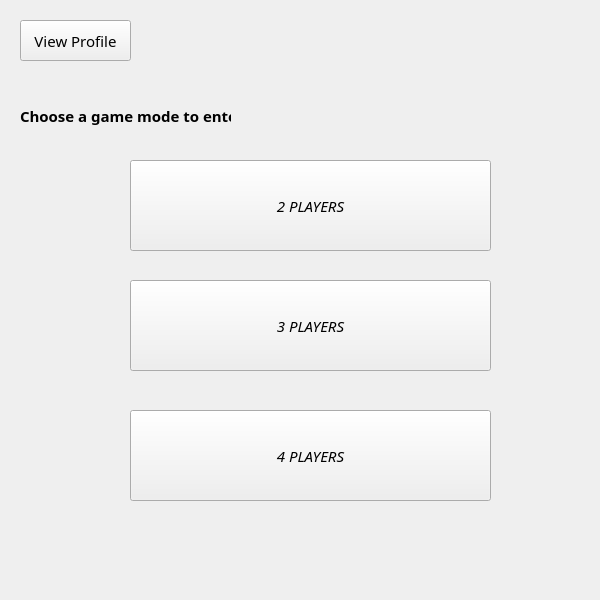
<?xml version="1.0" encoding="UTF-8"?>
<ui version="4.0">
 <class>lobbyClass</class>
 <widget class="QMainWindow" name="lobbyClass">
  <property name="geometry">
   <rect>
    <x>0</x>
    <y>0</y>
    <width>600</width>
    <height>600</height>
   </rect>
  </property>
  <property name="minimumSize">
   <size>
    <width>600</width>
    <height>600</height>
   </size>
  </property>
  <property name="maximumSize">
   <size>
    <width>600</width>
    <height>600</height>
   </size>
  </property>
  <property name="windowTitle">
   <string>LOBBY</string>
  </property>
  <widget class="QWidget" name="centralWidget">
   <widget class="QStackedWidget" name="lobbyGameModes">
    <property name="geometry">
     <rect>
      <x>0</x>
      <y>0</y>
      <width>601</width>
      <height>641</height>
     </rect>
    </property>
    <property name="styleSheet">
     <string notr="true"/>
    </property>
    <property name="currentIndex">
     <number>0</number>
    </property>
    <widget class="QWidget" name="page">
     <widget class="QPushButton" name="viewProfileButton">
      <property name="geometry">
       <rect>
        <x>20</x>
        <y>20</y>
        <width>111</width>
        <height>41</height>
       </rect>
      </property>
      <property name="font">
       <font>
        <family>Calibri Light</family>
        <pointsize>11</pointsize>
       </font>
      </property>
      <property name="cursor">
       <cursorShape>PointingHandCursor</cursorShape>
      </property>
      <property name="mouseTracking">
       <bool>false</bool>
      </property>
      <property name="text">
       <string>View Profile</string>
      </property>
     </widget>
     <widget class="QPushButton" name="twoPlayersButton">
      <property name="geometry">
       <rect>
        <x>130</x>
        <y>160</y>
        <width>361</width>
        <height>91</height>
       </rect>
      </property>
      <property name="font">
       <font>
        <family>Calibri Light</family>
        <pointsize>11</pointsize>
        <italic>true</italic>
        <bold>false</bold>
        <underline>false</underline>
       </font>
      </property>
      <property name="cursor">
       <cursorShape>PointingHandCursor</cursorShape>
      </property>
      <property name="styleSheet">
       <string notr="true"/>
      </property>
      <property name="text">
       <string>2 PLAYERS</string>
      </property>
     </widget>
     <widget class="QPushButton" name="threePlayersButton">
      <property name="geometry">
       <rect>
        <x>130</x>
        <y>280</y>
        <width>361</width>
        <height>91</height>
       </rect>
      </property>
      <property name="font">
       <font>
        <family>Calibri Light</family>
        <pointsize>11</pointsize>
        <italic>true</italic>
        <bold>false</bold>
        <underline>false</underline>
       </font>
      </property>
      <property name="cursor">
       <cursorShape>PointingHandCursor</cursorShape>
      </property>
      <property name="styleSheet">
       <string notr="true"/>
      </property>
      <property name="text">
       <string>3 PLAYERS</string>
      </property>
     </widget>
     <widget class="QPushButton" name="fourPlayersButton">
      <property name="geometry">
       <rect>
        <x>130</x>
        <y>410</y>
        <width>361</width>
        <height>91</height>
       </rect>
      </property>
      <property name="font">
       <font>
        <family>Calibri Light</family>
        <pointsize>11</pointsize>
        <italic>true</italic>
        <bold>false</bold>
        <underline>false</underline>
       </font>
      </property>
      <property name="cursor">
       <cursorShape>PointingHandCursor</cursorShape>
      </property>
      <property name="layoutDirection">
       <enum>Qt::LeftToRight</enum>
      </property>
      <property name="styleSheet">
       <string notr="true"/>
      </property>
      <property name="text">
       <string>4 PLAYERS</string>
      </property>
     </widget>
     <widget class="QLabel" name="label">
      <property name="geometry">
       <rect>
        <x>20</x>
        <y>100</y>
        <width>211</width>
        <height>31</height>
       </rect>
      </property>
      <property name="font">
       <font>
        <family>Calibri Light</family>
        <pointsize>11</pointsize>
        <bold>true</bold>
       </font>
      </property>
      <property name="text">
       <string>Choose a game mode to enter:</string>
      </property>
     </widget>
     <widget class="QFrame" name="frame">
      <property name="geometry">
       <rect>
        <x>-10</x>
        <y>-10</y>
        <width>621</width>
        <height>621</height>
       </rect>
      </property>
      <property name="styleSheet">
       <string notr="true">background-image: url(:/gui/backgroundLobby.png);</string>
      </property>
      <property name="frameShape">
       <enum>QFrame::StyledPanel</enum>
      </property>
      <property name="frameShadow">
       <enum>QFrame::Raised</enum>
      </property>
     </widget>
     <zorder>frame</zorder>
     <zorder>viewProfileButton</zorder>
     <zorder>twoPlayersButton</zorder>
     <zorder>threePlayersButton</zorder>
     <zorder>fourPlayersButton</zorder>
     <zorder>label</zorder>
    </widget>
    <widget class="QWidget" name="page_2">
     <widget class="QFrame" name="frame_2">
      <property name="geometry">
       <rect>
        <x>-10</x>
        <y>-10</y>
        <width>621</width>
        <height>621</height>
       </rect>
      </property>
      <property name="styleSheet">
       <string notr="true">background-image: url(:/gui/backgroundLobby.png);</string>
      </property>
      <property name="frameShape">
       <enum>QFrame::StyledPanel</enum>
      </property>
      <property name="frameShadow">
       <enum>QFrame::Raised</enum>
      </property>
     </widget>
     <widget class="QPushButton" name="cancelButton">
      <property name="geometry">
       <rect>
        <x>250</x>
        <y>400</y>
        <width>111</width>
        <height>41</height>
       </rect>
      </property>
      <property name="font">
       <font>
        <family>Calibri Light</family>
        <pointsize>10</pointsize>
       </font>
      </property>
      <property name="text">
       <string>CANCEL</string>
      </property>
     </widget>
     <widget class="QLabel" name="waitingForPlayersLabel">
      <property name="geometry">
       <rect>
        <x>20</x>
        <y>100</y>
        <width>131</width>
        <height>21</height>
       </rect>
      </property>
      <property name="font">
       <font>
        <family>Calibri Light</family>
        <pointsize>11</pointsize>
        <bold>true</bold>
       </font>
      </property>
      <property name="text">
       <string>Waiting for players</string>
      </property>
     </widget>
     <widget class="QLabel" name="loadingLabel">
      <property name="geometry">
       <rect>
        <x>150</x>
        <y>90</y>
        <width>51</width>
        <height>41</height>
       </rect>
      </property>
      <property name="text">
       <string/>
      </property>
     </widget>
    </widget>
   </widget>
  </widget>
 </widget>
 <layoutdefault spacing="6" margin="11"/>
 <resources>
  <include location="gui.qrc"/>
 </resources>
 <connections/>
</ui>
